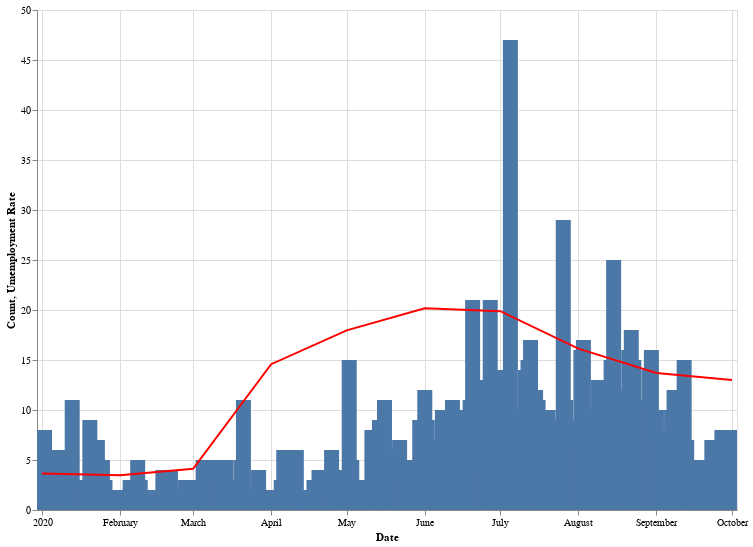

The notebook cell saved with this chart:
### Code cell
#2020 Shooting Cases and Unemployment Rate
alt.layer(
    shooting_bar_20,
    unemployment_chart_20,
).properties(
    width=700,
    height=500,
).interactive()

### Figure 1 — Vega-Lite specification as saved in the notebook (floating-point values rounded to 4 significant figures; data arrays with more than 128 entries replaced by an {"elided": "..."} marker saying what was removed)
{"config": {"view": {"continuousWidth": 400, "continuousHeight": 300}}, "layer": [{"data": {"name": "data-9c79f5c881b5b2f55ac24ae928370866"}, "mark": {"type": "bar", "size": 15}, "encoding": {"x": {"type": "temporal", "field": "Date"}, "y": {"type": "quantitative", "field": "Count"}}, "selection": {"selector018": {"type": "interval", "bind": "scales", "encodings": ["x", "y"]}}}, {"data": {"name": "data-98c17818a12a4ab5eec5129819a11ca5"}, "mark": {"type": "line", "color": "red"}, "encoding": {"tooltip": [{"type": "temporal", "field": "Date"}, {"type": "quantitative", "field": "Umemployment Rate"}], "x": {"type": "temporal", "field": "Date"}, "y": {"type": "quantitative", "field": "Umemployment Rate"}}}], "height": 500, "width": 700, "$schema": "https://vega.github.io/schema/vega-lite/v4.8.1.json", "datasets": {"data-9c79f5c881b5b2f55ac24ae928370866": {"elided": "254 records"}, "data-98c17818a12a4ab5eec5129819a11ca5": [{"Date": "2020-01-01T00:00:00", "Umemployment Rate": 3.64}, {"Date": "2020-02-01T00:00:00", "Umemployment Rate": 3.48}, {"Date": "2020-03-01T00:00:00", "Umemployment Rate": 4.12}, {"Date": "2020-04-01T00:00:00", "Umemployment Rate": 14.58}, {"Date": "2020-05-01T00:00:00", "Umemployment Rate": 17.96}, {"Date": "2020-06-01T00:00:00", "Umemployment Rate": 20.18}, {"Date": "2020-07-01T00:00:00", "Umemployment Rate": 19.88}, {"Date": "2020-08-01T00:00:00", "Umemployment Rate": 16.14}, {"Date": "2020-09-01T00:00:00", "Umemployment Rate": 13.7}, {"Date": "2020-10-01T00:00:00", "Umemployment Rate": 13.0}]}}
